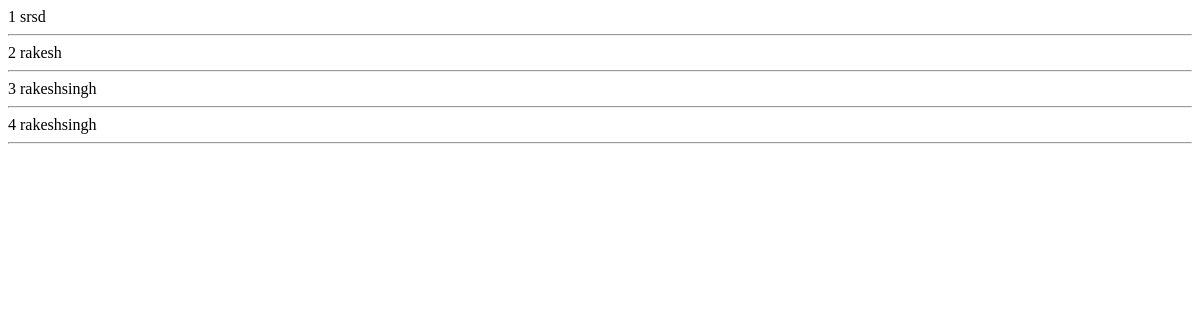
Page /accounts/simple_node/ on the earlier database version.
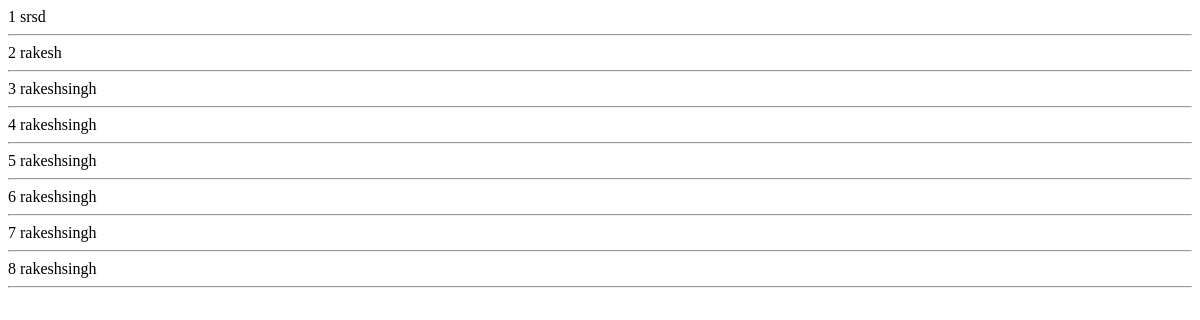
Same page on the later database version.
### accounts/models.py (models this page shows)
class simple_node_data(models.Model):
    name = models.CharField(max_length=200)

### accounts/views.py (the view)
# urls.py: path('simple_node/',views.simple_node),
def simple_node(req):
    print( 'name' in req.GET )
    if 'name' in req.GET:
        data = req.GET['name']
        datas = simple_node_data.objects.create(name = data)
    show_data = simple_node_data.objects.all()
    return render(req,'accounts/simple_node.html',{'data':show_data})

### accounts/templates/accounts/simple_node.html (shortened to what this page needs)
<!DOCTYPE html>
<html>
<head>
</head>
<body>
{% for i in data %}
{{i.id}}
{{i.name }}<br><hr>
{% endfor %}
</body>
</html>

Differences in the rows shown:
added simple_node_data: id "5", name "rakeshsingh"
added simple_node_data: id "6", name "rakeshsingh"
added simple_node_data: id "7", name "rakeshsingh"
added simple_node_data: id "8", name "rakeshsingh"
